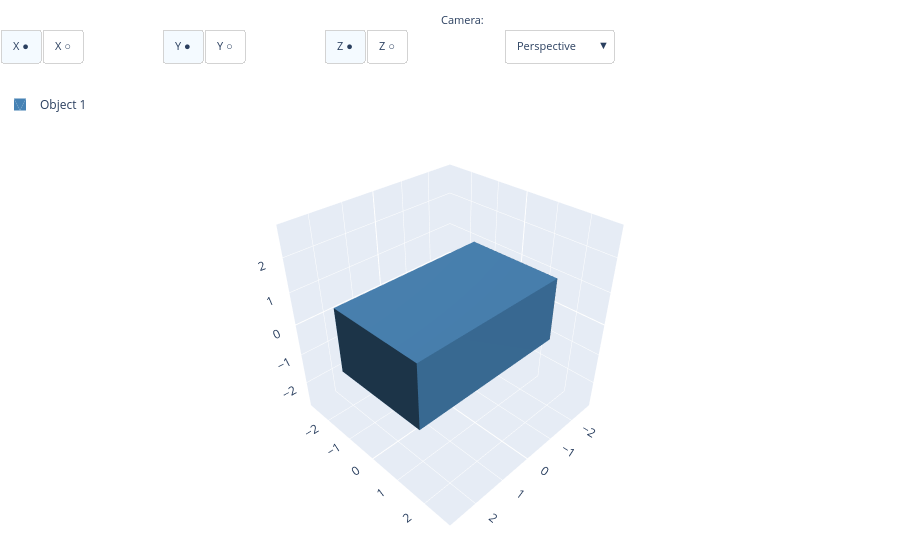

Write notebook code for a chart like this one.
### Markdown cell above
---

## Primeiro Exemplo

Antes de entrar nos detalhes da biblioteca, veja como é simples criar e visualizar um objeto 3D com o CadQuery. O código abaixo cria uma caixa e a exibe com a função `show()`:

### Code cell
caixa = cq.Workplane("XY").box(5, 3, 2)

show(caixa)

### Figure 1 — Plotly figure (JSON) as saved in the notebook; plotly's stock layout.template omitted (floating-point values rounded to 4 significant figures)
{"data": [{"color": "steelblue", "flatshading": true, "i": [1, 1, 5, 5, 11, 11, 15, 15, 19, 19, 23, 23], "j": [2, 3, 4, 6, 8, 10, 13, 12, 16, 18, 21, 20], "k": [0, 2, 6, 7, 9, 8, 12, 14, 17, 16, 20, 22], "lighting": {"ambient": 0.4, "diffuse": 0.8, "specular": 0.2}, "name": "Object 1", "opacity": 1, "showlegend": true, "type": "mesh3d", "x": [-2.5, -2.5, -2.5, -2.5, 2.5, 2.5, 2.5, 2.5, -2.5, 2.5, -2.5, 2.5, -2.5, 2.5, -2.5, 2.5, -2.5, -2.5, 2.5, 2.5, -2.5, -2.5, 2.5, 2.5], "y": [-1.5, -1.5, 1.5, 1.5, -1.5, -1.5, 1.5, 1.5, -1.5, -1.5, -1.5, -1.5, 1.5, 1.5, 1.5, 1.5, -1.5, 1.5, -1.5, 1.5, -1.5, 1.5, -1.5, 1.5], "z": [-1, 1, -1, 1, -1, 1, -1, 1, -1, -1, 1, 1, -1, -1, 1, 1, -1, -1, -1, -1, 1, 1, 1, 1]}], "layout": {"annotations": [{"font": {"size": 11}, "showarrow": false, "text": "Axes:", "x": -0.01, "xanchor": "right", "xref": "paper", "y": 1.17, "yref": "paper"}, {"font": {"size": 11}, "showarrow": false, "text": "Camera:", "x": 0.54, "xanchor": "right", "xref": "paper", "y": 1.17, "yref": "paper"}], "legend": {"x": 0, "y": 1}, "margin": {"b": 0, "l": 0, "r": 0, "t": 90}, "scene": {"aspectmode": "manual", "aspectratio": {"x": 1, "y": 1, "z": 1}, "camera": {"eye": {"x": 1.5, "y": 1.5, "z": 1.5}, "projection": {"type": "perspective"}, "up": {"x": 0, "y": 0, "z": 1}}, "xaxis": {"backgroundcolor": "rgb(230, 236, 245)", "gridcolor": "white", "gridwidth": 1, "range": [-2.875, 2.875], "showbackground": true, "showgrid": true, "showline": false, "showspikes": true, "showticklabels": true, "title": {"text": ""}, "zeroline": true, "zerolinecolor": "white", "zerolinewidth": 2}, "yaxis": {"backgroundcolor": "rgb(230, 236, 245)", "gridcolor": "white", "gridwidth": 1, "range": [-2.875, 2.875], "showbackground": true, "showgrid": true, "showline": false, "showspikes": true, "showticklabels": true, "title": {"text": ""}, "zeroline": true, "zerolinecolor": "white", "zerolinewidth": 2}, "zaxis": {"backgroundcolor": "rgb(230, 236, 245)", "gridcolor": "white", "gridwidth": 1, "range": [-2.875, 2.875], "showbackground": true, "showgrid": true, "showline": false, "showspikes": true, "showticklabels": true, "title": {"text": ""}, "zeroline": true, "zerolinecolor": "white", "zerolinewidth": 2}}, "updatemenus": [{"active": 0, "bgcolor": "white", "bordercolor": "lightgray", "buttons": [{"args": [{"scene.xaxis": {"backgroundcolor": "rgb(230, 236, 245)", "gridcolor": "white", "gridwidth": 1, "range": [-2.875, 2.875], "showbackground": true, "showgrid": true, "showline": false, "showspikes": true, "showticklabels": true, "title": {"text": ""}, "zeroline": true, "zerolinecolor": "white", "zerolinewidth": 2}}], "label": "X ●", "method": "relayout"}, {"args": [{"scene.xaxis": {"range": [-2.875, 2.875], "showbackground": false, "showgrid": false, "showline": false, "showspikes": false, "showticklabels": false, "title": {"text": ""}, "zeroline": false}}], "label": "X ○", "method": "relayout"}], "direction": "right", "font": {"size": 11}, "showactive": true, "type": "buttons", "x": 0, "xanchor": "left", "y": 1.13, "yanchor": "top"}, {"active": 0, "bgcolor": "white", "bordercolor": "lightgray", "buttons": [{"args": [{"scene.yaxis": {"backgroundcolor": "rgb(230, 236, 245)", "gridcolor": "white", "gridwidth": 1, "range": [-2.875, 2.875], "showbackground": true, "showgrid": true, "showline": false, "showspikes": true, "showticklabels": true, "title": {"text": ""}, "zeroline": true, "zerolinecolor": "white", "zerolinewidth": 2}}], "label": "Y ●", "method": "relayout"}, {"args": [{"scene.yaxis": {"range": [-2.875, 2.875], "showbackground": false, "showgrid": false, "showline": false, "showspikes": false, "showticklabels": false, "title": {"text": ""}, "zeroline": false}}], "label": "Y ○", "method": "relayout"}], "direction": "right", "font": {"size": 11}, "showactive": true, "type": "buttons", "x": 0.18, "xanchor": "left", "y": 1.13, "yanchor": "top"}, {"active": 0, "bgcolor": "white", "bordercolor": "lightgray", "buttons": [{"args": [{"scene.zaxis": {"backgroundcolor": "rgb(230, 236, 245)", "gridcolor": "white", "gridwidth": 1, "range": [-2.875, 2.875], "showbackground": true, "showgrid": true, "showline": false, "showspikes": true, "showticklabels": true, "title": {"text": ""}, "zeroline": true, "zerolinecolor": "white", "zerolinewidth": 2}}], "label": "Z ●", "method": "relayout"}, {"args": [{"scene.zaxis": {"range": [-2.875, 2.875], "showbackground": false, "showgrid": false, "showline": false, "showspikes": false, "showticklabels": false, "title": {"text": ""}, "zeroline": false}}], "label": "Z ○", "method": "relayout"}], "direction": "right", "font": {"size": 11}, "showactive": true, "type": "buttons", "x": 0.36, "xanchor": "left", "y": 1.13, "yanchor": "top"}, {"active": 0, "bgcolor": "white", "bordercolor": "lightgray", "buttons": [{"args": [{"scene.aspectmode": "manual", "scene.aspectratio": {"x": 1, "y": 1, "z": 1}, "scene.camera": {"eye": {"x": 1.5, "y": 1.5, "z": 1.5}, "projection": {"type": "perspective"}, "up": {"x": 0, "y": 0, "z": 1}}}], "label": "Perspective", "method": "relayout"}, {"args": [{"scene.aspectmode": "manual", "scene.aspectratio": {"x": 1, "y": 1, "z": 1}, "scene.camera": {"eye": {"x": 2.5, "y": 2.5, "z": 2.5}, "projection": {"type": "orthographic"}, "up": {"x": 0, "y": 0, "z": 1}}}], "label": "Orthographic", "method": "relayout"}], "direction": "down", "font": {"size": 11}, "showactive": true, "type": "dropdown", "x": 0.56, "xanchor": "left", "y": 1.13, "yanchor": "top"}]}}
